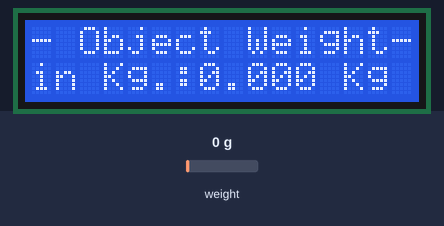
Simulated run of this sketch. Board: Arduino Uno, built with avr-gcc and run on an emulated ATmega328P. On the bench: 16×2 character LCD. The inputs (shaded band) are chosen by the test bench; at power-on: weight on the scale 0 g. What the sketch prints to the serial monitor is not drawn.

Above: at 2.2 s.
2.3 s: weight on the scale set to 1250 g
At 3.9 s:
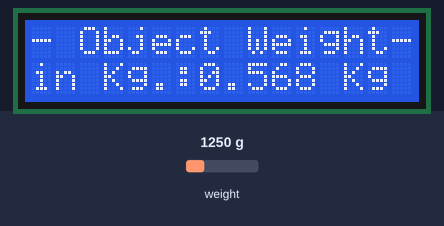
5.0 s: weight on the scale set to 2500 g
At 7.3 s:
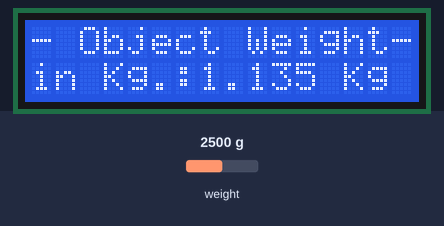
7.6 s: weight on the scale set to 3750 g
At 10.0 s:
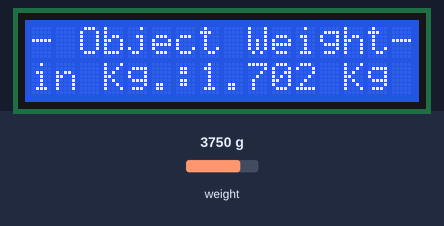
Timing chart, 0 to 11.5 s (numbered marks = the images above; inputs shaded):
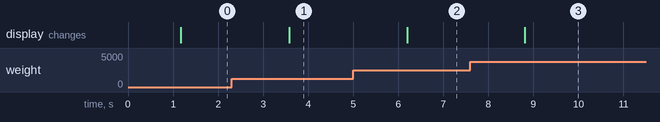

Measured:
- after the input at 2.3 s, the display: changes after 1.3 s (image 1)
- after the input at 5.0 s, the display: changes after 1.2 s (image 2)
- after the input at 7.6 s, the display: changes after 1.2 s (image 3)

The sketch:

SunRob_Weigh.ino
```cpp
#include "HX711.h"
#include <LiquidCrystal.h>

//set calibration factor known weight measurement if you not get perfect weight

#define calibration_factor 125230 // for 20kg load cell


#define LOADCELL_DOUT_PIN  A1
#define LOADCELL_SCK_PIN  A2

//LCD pin to Arduino
const int pin_RS = 8;
const int pin_EN = 9;
const int pin_d4 = 4;
const int pin_d5 = 5;
const int pin_d6 = 6;
const int pin_d7 = 7;
const int pin_BL = 10;

float weight;
float real_weight;
float minimum_weight = 0.10; // minimum weight 0.10 kg
float average = 0;
float total_avr = 0;
bool data_tx_flag = false;

LiquidCrystal lcd( pin_RS,  pin_EN,  pin_d4,  pin_d5,  pin_d6,  pin_d7);
HX711 scale;

void setup() {
  Serial.begin(9600);
  lcd.begin(16, 2);
  lcd.setCursor(0, 0);
  lcd.print("- Object Weight-");
  lcd.setCursor(0, 1);
  lcd.print("in Kg.:");
  // load cell code below
  scale.begin(LOADCELL_DOUT_PIN, LOADCELL_SCK_PIN);
  scale.set_scale(calibration_factor); //This value is obtained by using the SparkFun_HX711_Calibration sketch
  scale.tare(); //Assuming there is no weight on the scale at start up, reset the scale to 0
}
float weightReadInstance()
{
  //load cell data  weight in kg
  weight = (0.454 * scale.get_units());
  if (weight > minimum_weight) {
    real_weight = weight;
  }
  else {
    real_weight = 0.00;
  }
  return real_weight;
}
void loop() {
  average = weightReadInstance();
  if (average > 0.01) {
    real_weight = (0.454 * scale.get_units());
    if ((real_weight > total_avr + 0.020) || (data_tx_flag == true)) {
      for (int i = 0; i < 10; i++) {
        total_avr = (0.454 * scale.get_units());
        delay(10);
      }
      Serial.println(total_avr, 3);
      data_tx_flag = false;
    }
    else if (real_weight < total_avr - 0.020) {
      data_tx_flag = true;
    }
  }
  //  if ( analogRead(A0) == 721) { // SELECT Button presss send data serially
  //    Serial.println(total_avr, 3);
  //    delay(2000);// 2-second wait after release
  //  }
  else if (average < 0.01) {
    total_avr = 0.00;
  }
  lcd.setCursor(7, 1);
  lcd.print (total_avr, 3);
  lcd.print (" Kg ");
  delay(100);
}
```
